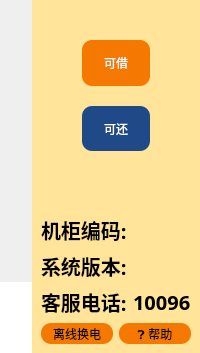
     <widget class="QWidget" name="mainpage">
      <property name="styleSheet">
       <string notr="true"/>
      </property>
      <layout class="QHBoxLayout" name="horizontalLayout_3" stretch="3,1">
       <property name="spacing">
        <number>0</number>
       </property>
       <property name="leftMargin">
        <number>0</number>
       </property>
       <property name="topMargin">
        <number>0</number>
       </property>
       <property name="rightMargin">
        <number>0</number>
       </property>
       <property name="bottomMargin">
        <number>0</number>
       </property>
       <item>
        <widget class="QWidget" name="widget" native="true">
         <layout class="QVBoxLayout" name="verticalLayout" stretch="4,1">
          <property name="spacing">
           <number>0</number>
          </property>
          <property name="leftMargin">
           <number>0</number>
          </property>
          <property name="topMargin">
           <number>0</number>
          </property>
          <property name="rightMargin">
           <number>0</number>
          </property>
          <property name="bottomMargin">
           <number>0</number>
          </property>
          <item>
           <widget class="rollLabel" name="widget_3" native="true">
            <property name="styleSheet">
             <string notr="true">border-image: url(:/image/main.PNG);</string>
            </property>
           </widget>
          </item>
          <item>
           <widget class="QWidget" name="widget_4" native="true">
            <property name="palette">
             <palette>
              <active>
               <colorrole role="Button">
                <brush brushstyle="SolidPattern">
                 <color alpha="255">
                  <red>255</red>
                  <green>255</green>
                  <blue>255</blue>
                 </color>
                </brush>
               </colorrole>
               <colorrole role="Text">
                <brush brushstyle="SolidPattern">
                 <color alpha="255">
                  <red>255</red>
                  <green>255</green>
                  <blue>255</blue>
                 </color>
                </brush>
               </colorrole>
               <colorrole role="Base">
                <brush brushstyle="SolidPattern">
                 <color alpha="255">
                  <red>255</red>
                  <green>255</green>
                  <blue>255</blue>
                 </color>
                </brush>
               </colorrole>
               <colorrole role="Window">
                <brush brushstyle="SolidPattern">
                 <color alpha="255">
                  <red>255</red>
                  <green>255</green>
                  <blue>255</blue>
                 </color>
                </brush>
               </colorrole>
              </active>
              <inactive>
               <colorrole role="Button">
                <brush brushstyle="SolidPattern">
                 <color alpha="255">
                  <red>255</red>
                  <green>255</green>
                  <blue>255</blue>
                 </color>
                </brush>
               </colorrole>
               <colorrole role="Text">
                <brush brushstyle="SolidPattern">
                 <color alpha="255">
                  <red>255</red>
                  <green>255</green>
                  <blue>255</blue>
                 </color>
                </brush>
               </colorrole>
               <colorrole role="Base">
                <brush brushstyle="SolidPattern">
                 <color alpha="255">
                  <red>255</red>
                  <green>255</green>
                  <blue>255</blue>
                 </color>
                </brush>
               </colorrole>
               <colorrole role="Window">
                <brush brushstyle="SolidPattern">
                 <color alpha="255">
                  <red>255</red>
                  <green>255</green>
                  <blue>255</blue>
                 </color>
                </brush>
               </colorrole>
              </inactive>
              <disabled>
               <colorrole role="Button">
                <brush brushstyle="SolidPattern">
                 <color alpha="255">
                  <red>255</red>
                  <green>255</green>
                  <blue>255</blue>
                 </color>
                </brush>
               </colorrole>
               <colorrole role="Text">
                <brush brushstyle="SolidPattern">
                 <color alpha="255">
                  <red>190</red>
                  <green>190</green>
                  <blue>190</blue>
                 </color>
                </brush>
               </colorrole>
               <colorrole role="Base">
                <brush brushstyle="SolidPattern">
                 <color alpha="255">
                  <red>255</red>
                  <green>255</green>
                  <blue>255</blue>
                 </color>
                </brush>
               </colorrole>
               <colorrole role="Window">
                <brush brushstyle="SolidPattern">
                 <color alpha="255">
                  <red>255</red>
                  <green>255</green>
                  <blue>255</blue>
                 </color>
                </brush>
               </colorrole>
              </disabled>
             </palette>
            </property>
            <property name="styleSheet">
             <string notr="true">background-color: rgb(255, 255, 255);
</string>
            </property>
            <layout class="QHBoxLayout" name="horizontalLayout_4">
             <property name="spacing">
              <number>1</number>
             </property>
             <property name="leftMargin">
              <number>0</number>
             </property>
             <property name="topMargin">
              <number>20</number>
             </property>
             <property name="rightMargin">
              <number>0</number>
             </property>
             <property name="bottomMargin">
              <number>20</number>
             </property>
            </layout>
           </widget>
          </item>
         </layout>
        </widget>
       </item>
       <item>
        <widget class="QWidget" name="widget_2" native="true">
         <property name="styleSheet">
          <string notr="true">background-color: rgb(255, 228, 153);
</string>
         </property>
         <layout class="QVBoxLayout" name="verticalLayout_2" stretch="2,1">
          <property name="spacing">
           <number>0</number>
          </property>
          <property name="leftMargin">
           <number>0</number>
          </property>
          <property name="topMargin">
           <number>0</number>
          </property>
          <property name="rightMargin">
           <number>0</number>
          </property>
          <property name="bottomMargin">
           <number>0</number>
          </property>
          <item>
           <widget class="QWidget" name="widget_5" native="true">
            <layout class="QVBoxLayout" name="verticalLayout_3" stretch="1,1,1">
             <property name="spacing">
              <number>20</number>
             </property>
             <property name="leftMargin">
              <number>50</number>
             </property>
             <property name="topMargin">
              <number>40</number>
             </property>
             <property name="rightMargin">
              <number>50</number>
             </property>
             <item>
              <widget class="QLabel" name="label">
               <property name="palette">
                <palette>
                 <active>
                  <colorrole role="WindowText">
                   <brush brushstyle="SolidPattern">
                    <color alpha="255">
                     <red>255</red>
                     <green>255</green>
                     <blue>255</blue>
                    </color>
                   </brush>
                  </colorrole>
                  <colorrole role="Button">
                   <brush brushstyle="SolidPattern">
                    <color alpha="255">
                     <red>245</red>
                     <green>121</green>
                     <blue>0</blue>
                    </color>
                   </brush>
                  </colorrole>
                  <colorrole role="Base">
                   <brush brushstyle="SolidPattern">
                    <color alpha="255">
                     <red>245</red>
                     <green>121</green>
                     <blue>0</blue>
                    </color>
                   </brush>
                  </colorrole>
                  <colorrole role="Window">
                   <brush brushstyle="SolidPattern">
                    <color alpha="255">
                     <red>245</red>
                     <green>121</green>
                     <blue>0</blue>
                    </color>
                   </brush>
                  </colorrole>
                 </active>
                 <inactive>
                  <colorrole role="WindowText">
                   <brush brushstyle="SolidPattern">
                    <color alpha="255">
                     <red>255</red>
                     <green>255</green>
                     <blue>255</blue>
                    </color>
                   </brush>
                  </colorrole>
                  <colorrole role="Button">
                   <brush brushstyle="SolidPattern">
                    <color alpha="255">
                     <red>245</red>
                     <green>121</green>
                     <blue>0</blue>
                    </color>
                   </brush>
                  </colorrole>
                  <colorrole role="Base">
                   <brush brushstyle="SolidPattern">
                    <color alpha="255">
                     <red>245</red>
                     <green>121</green>
                     <blue>0</blue>
                    </color>
                   </brush>
                  </colorrole>
                  <colorrole role="Window">
                   <brush brushstyle="SolidPattern">
                    <color alpha="255">
                     <red>245</red>
                     <green>121</green>
                     <blue>0</blue>
                    </color>
                   </brush>
                  </colorrole>
                 </inactive>
                 <disabled>
                  <colorrole role="WindowText">
                   <brush brushstyle="SolidPattern">
                    <color alpha="255">
                     <red>190</red>
                     <green>190</green>
                     <blue>190</blue>
                    </color>
                   </brush>
                  </colorrole>
                  <colorrole role="Button">
                   <brush brushstyle="SolidPattern">
                    <color alpha="255">
                     <red>245</red>
                     <green>121</green>
                     <blue>0</blue>
                    </color>
                   </brush>
                  </colorrole>
                  <colorrole role="Base">
                   <brush brushstyle="SolidPattern">
                    <color alpha="255">
                     <red>245</red>
                     <green>121</green>
                     <blue>0</blue>
                    </color>
                   </brush>
                  </colorrole>
                  <colorrole role="Window">
                   <brush brushstyle="SolidPattern">
                    <color alpha="255">
                     <red>245</red>
                     <green>121</green>
                     <blue>0</blue>
                    </color>
                   </brush>
                  </colorrole>
                 </disabled>
                </palette>
               </property>
               <property name="styleSheet">
                <string notr="true">background-color: rgb(245, 121, 0);
border-radius:10px</string>
               </property>
               <property name="text">
                <string>可借</string>
               </property>
               <property name="alignment">
                <set>Qt::AlignCenter</set>
               </property>
              </widget>
             </item>
             <item>
              <widget class="QLabel" name="label_2">
               <property name="palette">
                <palette>
                 <active>
                  <colorrole role="WindowText">
                   <brush brushstyle="SolidPattern">
                    <color alpha="255">
                     <red>255</red>
                     <green>255</green>
                     <blue>255</blue>
                    </color>
                   </brush>
                  </colorrole>
                  <colorrole role="Button">
                   <brush brushstyle="SolidPattern">
                    <color alpha="255">
                     <red>32</red>
                     <green>74</green>
                     <blue>135</blue>
                    </color>
                   </brush>
                  </colorrole>
                  <colorrole role="Text">
                   <brush brushstyle="SolidPattern">
                    <color alpha="255">
                     <red>255</red>
                     <green>255</green>
                     <blue>255</blue>
                    </color>
                   </brush>
                  </colorrole>
                  <colorrole role="Base">
                   <brush brushstyle="SolidPattern">
                    <color alpha="255">
                     <red>32</red>
                     <green>74</green>
                     <blue>135</blue>
                    </color>
                   </brush>
                  </colorrole>
                  <colorrole role="Window">
                   <brush brushstyle="SolidPattern">
                    <color alpha="255">
                     <red>32</red>
                     <green>74</green>
                     <blue>135</blue>
                    </color>
                   </brush>
                  </colorrole>
                 </active>
                 <inactive>
                  <colorrole role="WindowText">
                   <brush brushstyle="SolidPattern">
                    <color alpha="255">
                     <red>255</red>
                     <green>255</green>
                     <blue>255</blue>
                    </color>
                   </brush>
                  </colorrole>
                  <colorrole role="Button">
                   <brush brushstyle="SolidPattern">
                    <color alpha="255">
                     <red>32</red>
                     <green>74</green>
                     <blue>135</blue>
                    </color>
                   </brush>
                  </colorrole>
                  <colorrole role="Text">
                   <brush brushstyle="SolidPattern">
                    <color alpha="255">
                     <red>255</red>
                     <green>255</green>
                     <blue>255</blue>
                    </color>
                   </brush>
                  </colorrole>
                  <colorrole role="Base">
                   <brush brushstyle="SolidPattern">
                    <color alpha="255">
                     <red>32</red>
                     <green>74</green>
                     <blue>135</blue>
                    </color>
                   </brush>
                  </colorrole>
                  <colorrole role="Window">
                   <brush brushstyle="SolidPattern">
                    <color alpha="255">
                     <red>32</red>
                     <green>74</green>
                     <blue>135</blue>
                    </color>
                   </brush>
                  </colorrole>
                 </inactive>
                 <disabled>
                  <colorrole role="WindowText">
                   <brush brushstyle="SolidPattern">
                    <color alpha="255">
                     <red>190</red>
                     <green>190</green>
                     <blue>190</blue>
                    </color>
                   </brush>
                  </colorrole>
                  <colorrole role="Button">
                   <brush brushstyle="SolidPattern">
                    <color alpha="255">
                     <red>32</red>
                     <green>74</green>
                     <blue>135</blue>
                    </color>
                   </brush>
                  </colorrole>
                  <colorrole role="Text">
                   <brush brushstyle="SolidPattern">
                    <color alpha="255">
                     <red>190</red>
                     <green>190</green>
                     <blue>190</blue>
                    </color>
                   </brush>
                  </colorrole>
                  <colorrole role="Base">
                   <brush brushstyle="SolidPattern">
                    <color alpha="255">
                     <red>32</red>
                     <green>74</green>
                     <blue>135</blue>
                    </color>
                   </brush>
                  </colorrole>
                  <colorrole role="Window">
                   <brush brushstyle="SolidPattern">
                    <color alpha="255">
                     <red>32</red>
                     <green>74</green>
                     <blue>135</blue>
                    </color>
                   </brush>
                  </colorrole>
                 </disabled>
                </palette>
               </property>
               <property name="styleSheet">
                <string notr="true">background-color: rgb(32, 74, 135);
border-radius:10px</string>
               </property>
               <property name="text">
                <string>可还</string>
               </property>
               <property name="alignment">
                <set>Qt::AlignCenter</set>
               </property>
              </widget>
             </item>
             <item>
              <spacer name="verticalSpacer">
               <property name="orientation">
                <enum>Qt::Vertical</enum>
               </property>
               <property name="sizeHint" stdset="0">
                <size>
                 <width>20</width>
                 <height>101</height>
                </size>
               </property>
              </spacer>
             </item>
            </layout>
           </widget>
          </item>
          <item>
           <widget class="QWidget" name="widget_6" native="true">
            <property name="styleSheet">
             <string notr="true">QToolButton
{
background-color: rgb(245, 121, 0);
border-radius:10px

}

QToolButton:hover
{

    color:blue;
    background-color: rgb(245, 121, 0);
    border: 3px solid rgb(11 , 137 , 234);
font-size:20px;
}

QToolButton:pressed
{
    color:red;
    background-color: rgb(245, 121, 0);
    border: 1px solid rgb(12 , 138 , 235);
    padding-left:5px;
    padding-top:5px;
}</string>
            </property>
            <layout class="QVBoxLayout" name="verticalLayout_4">
             <item>
              <layout class="QHBoxLayout" name="horizontalLayout_6">
               <item>
                <widget class="QLabel" name="label_3">
                 <property name="font">
                  <font>
                   <family>Ubuntu Condensed</family>
                   <pointsize>15</pointsize>
                   <weight>75</weight>
                   <bold>true</bold>
                  </font>
                 </property>
                 <property name="text">
                  <string>机柜编码:</string>
                 </property>
                </widget>
               </item>
               <item>
                <widget class="QLabel" name="label_4">
                 <property name="text">
                  <string/>
                 </property>
                </widget>
               </item>
              </layout>
             </item>
             <item>
              <layout class="QHBoxLayout" name="horizontalLayout_7">
               <item>
                <widget class="QLabel" name="label_5">
                 <property name="font">
                  <font>
                   <family>Ubuntu Condensed</family>
                   <pointsize>15</pointsize>
                   <weight>75</weight>
                   <bold>true</bold>
                  </font>
                 </property>
                 <property name="text">
                  <string>系统版本:</string>
                 </property>
                </widget>
               </item>
               <item>
                <widget class="QLabel" name="label_6">
                 <property name="text">
                  <string/>
                 </property>
                </widget>
               </item>
              </layout>
             </item>
             <item>
              <layout class="QHBoxLayout" name="horizontalLayout_8">
               <item>
                <widget class="QLabel" name="label_7">
                 <property name="font">
                  <font>
                   <family>Ubuntu Condensed</family>
                   <pointsize>15</pointsize>
                   <weight>75</weight>
                   <bold>true</bold>
                  </font>
                 </property>
                 <property name="text">
                  <string>客服电话:</string>
                 </property>
                </widget>
               </item>
               <item>
                <widget class="QLabel" name="label_8">
                 <property name="font">
                  <font>
                   <family>Ubuntu Condensed</family>
                   <pointsize>15</pointsize>
                   <weight>75</weight>
                   <bold>true</bold>
                  </font>
                 </property>
                 <property name="text">
                  <string>10096</string>
                 </property>
                </widget>
               </item>
              </layout>
             </item>
             <item>
              <layout class="QHBoxLayout" name="horizontalLayout_5" stretch="1,1">
               <item>
                <widget class="QToolButton" name="offlineBtn">
                 <property name="sizePolicy">
                  <sizepolicy hsizetype="Preferred" vsizetype="Preferred">
                   <horstretch>0</horstretch>
                   <verstretch>0</verstretch>
                  </sizepolicy>
                 </property>
                 <property name="text">
                  <string>离线换电</string>
                 </property>
                </widget>
               </item>
               <item>
                <widget class="QToolButton" name="helpBtn">
                 <property name="sizePolicy">
                  <sizepolicy hsizetype="Preferred" vsizetype="Preferred">
                   <horstretch>0</horstretch>
                   <verstretch>0</verstretch>
                  </sizepolicy>
                 </property>
                 <property name="text">
                  <string>❓ 帮助</string>
                 </property>
                </widget>
               </item>
              </layout>
             </item>
            </layout>
           </widget>
          </item>
         </layout>
        </widget>
       </item>
      </layout>
     </widget>
